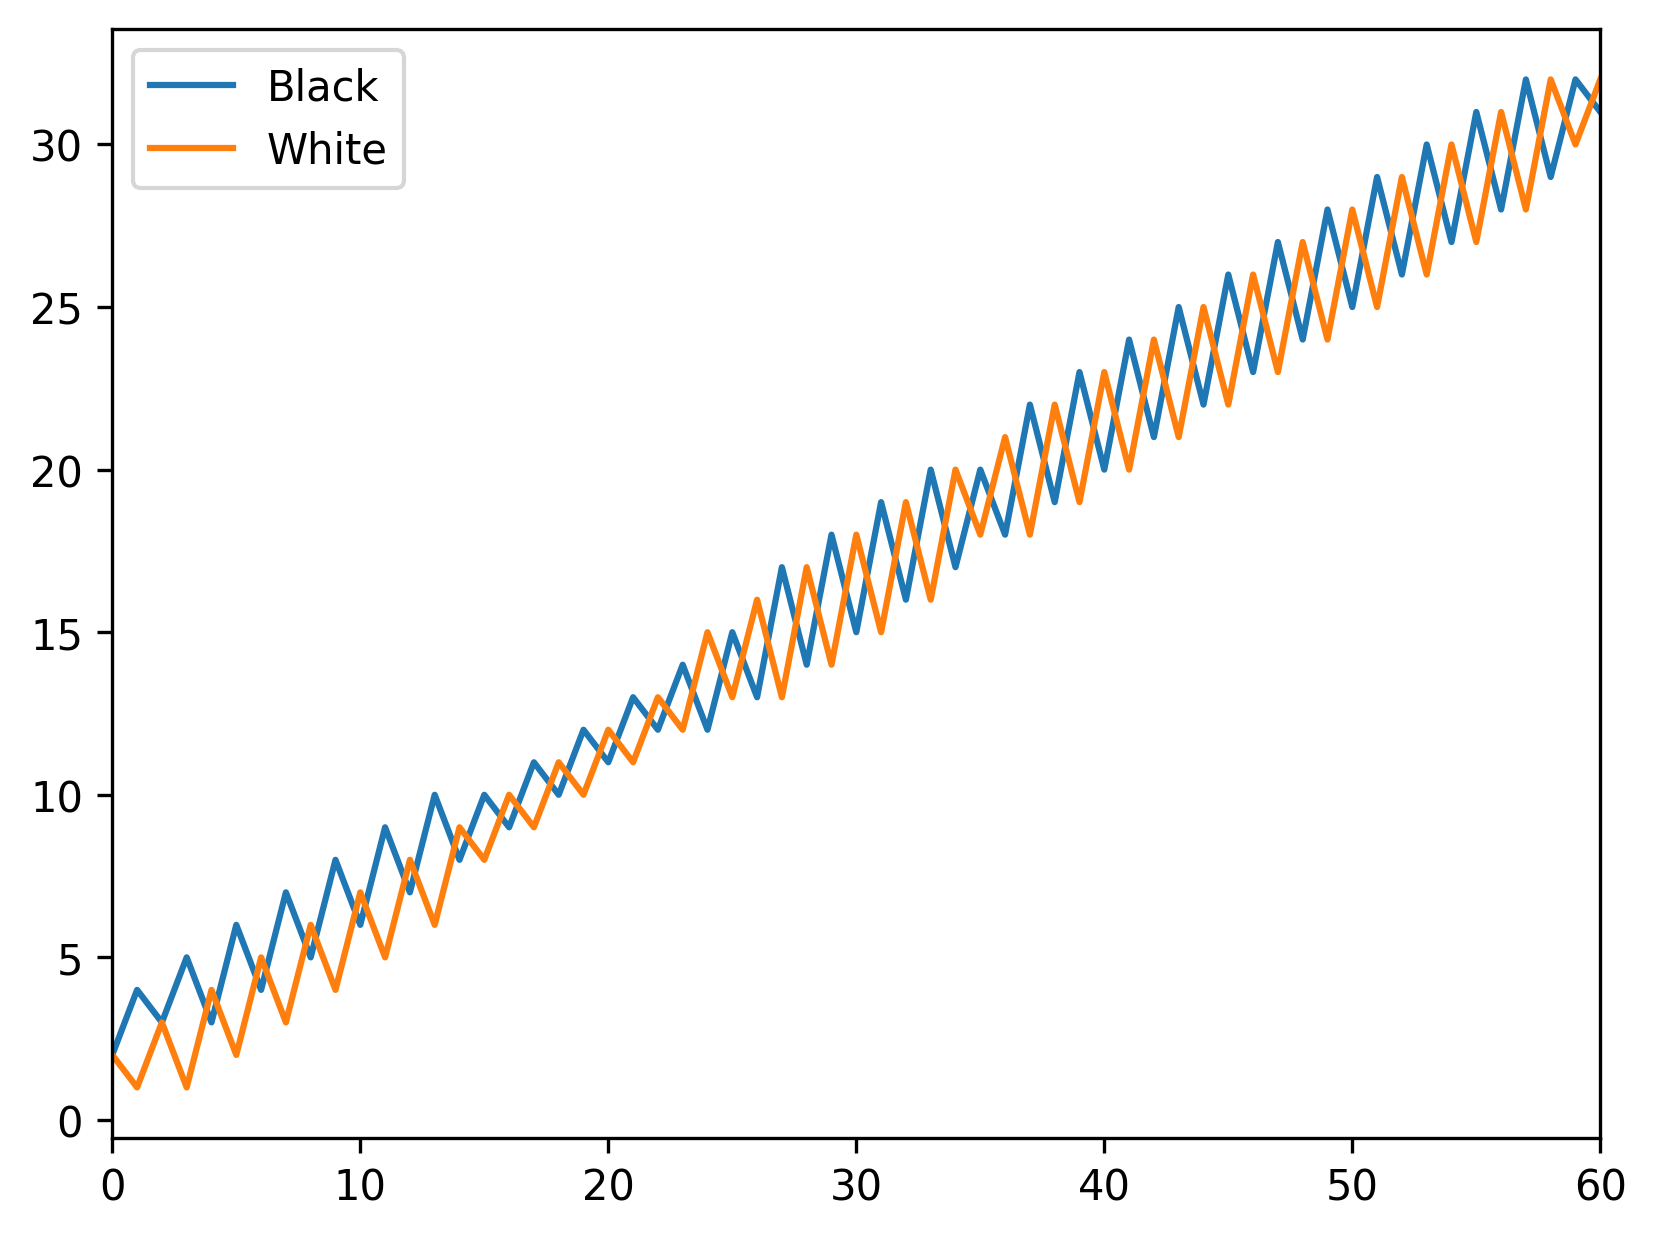

Recreate this plot in Python.
import json 
import matplotlib.pyplot as plt

with open("avg.json", "r") as f: 
    data = json.load(f)

avg_black = data["avg_discs_per_move_black"]
avg_white = data["avg_discs_per_move_white"]

x = range(61)

plt.plot(x, data["avg_discs_per_move_black"], label="Black")
plt.plot(x, data["avg_discs_per_move_white"], label="White")

plt.xlim(0, 60)
plt.legend()
plt.savefig("plot5.png", dpi=300, bbox_inches="tight")
